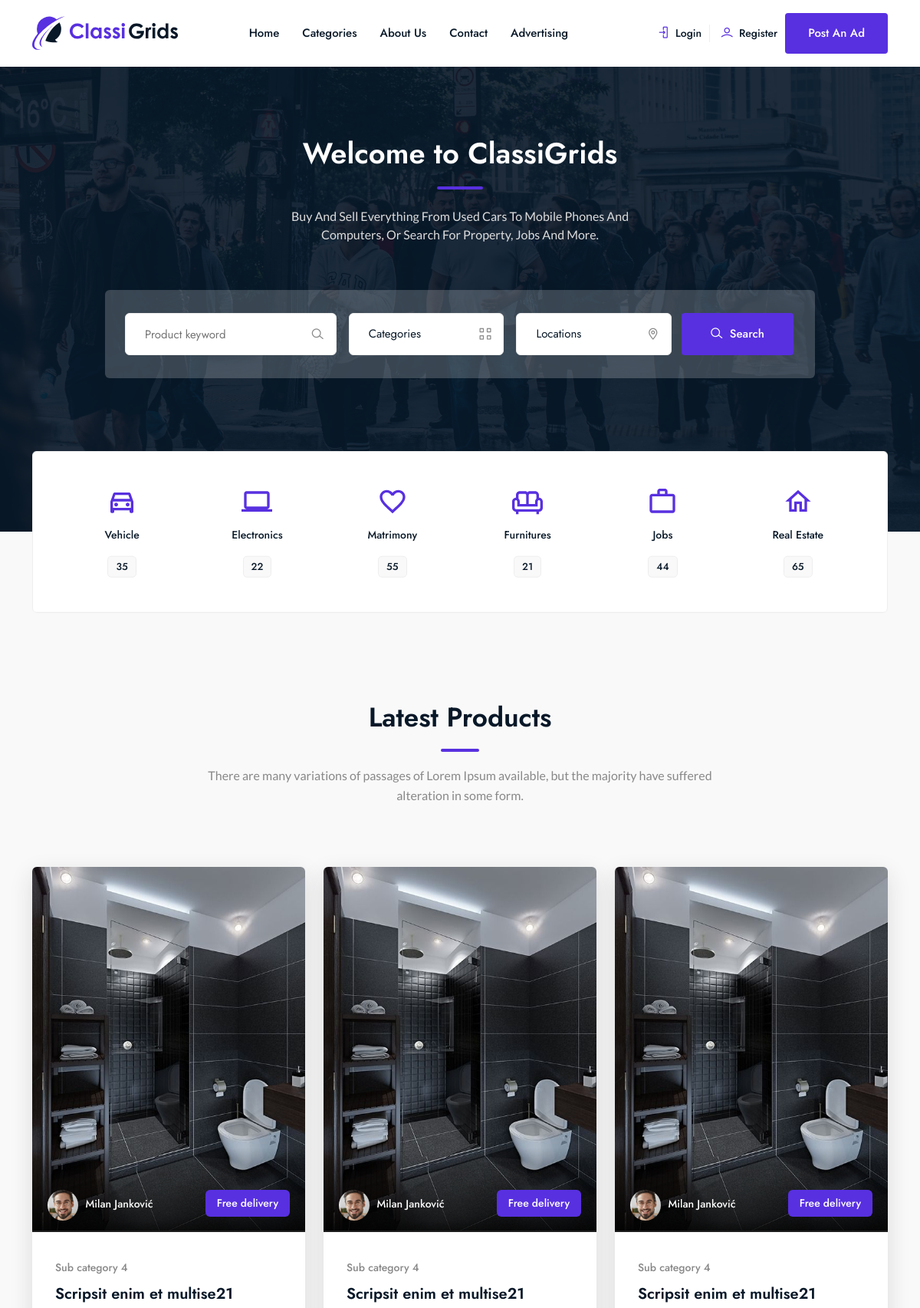
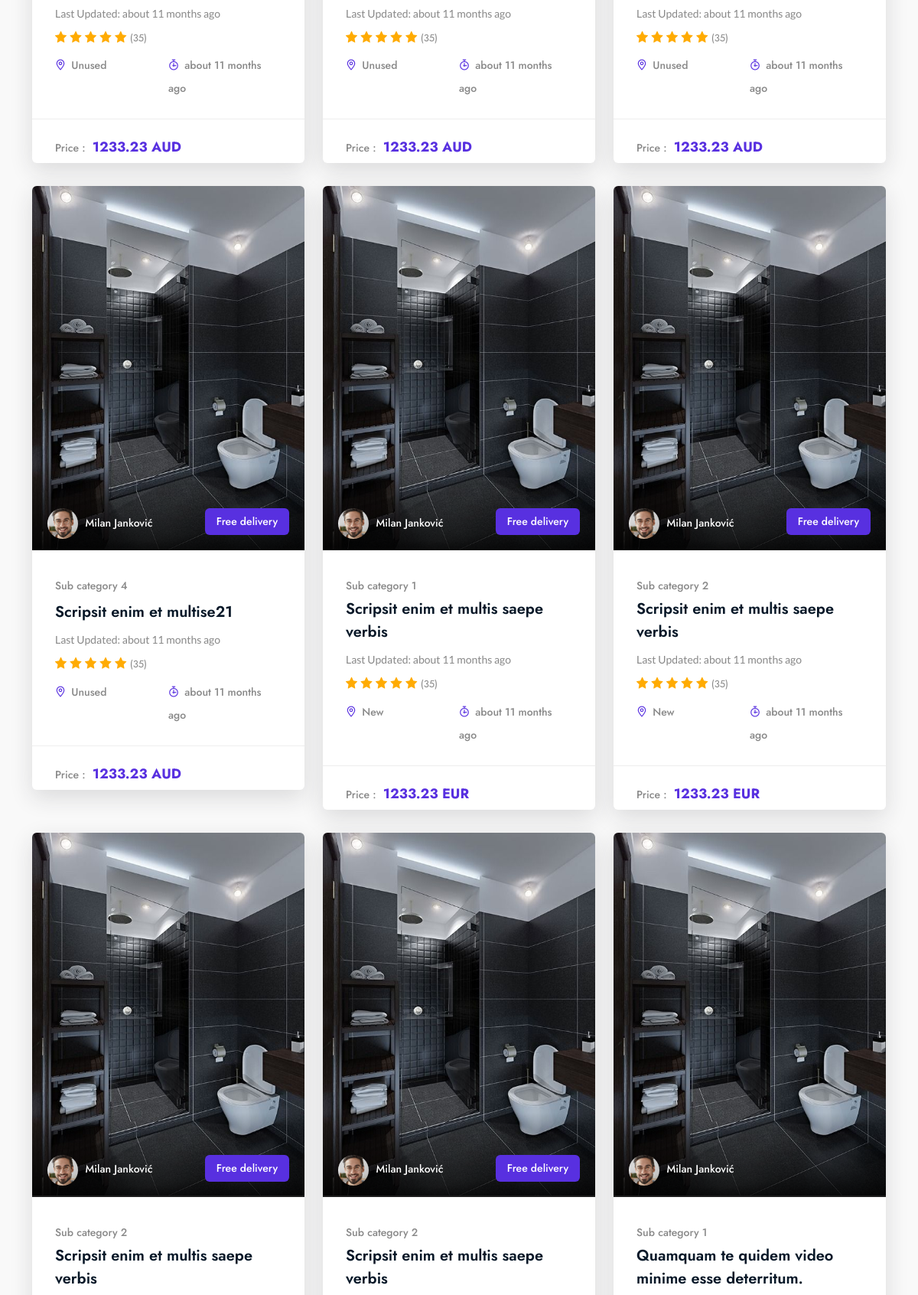
/view-category.php (upper part), run on the app's committed database (2 pictures, top to bottom).
### tables this page shows
CREATE TABLE `ads` (
  `id` int(11) NOT NULL,
  `active` int(11) NOT NULL DEFAULT 1,
  `title` varchar(211) NOT NULL,
  `price` decimal(10,2) NOT NULL,
  `price_type_id` int(11) NOT NULL,
  `currency_id` int(11) NOT NULL,
  `images` text DEFAULT NULL,
  `youtube_link` text NOT NULL,
  `description` text NOT NULL,
  `condition_id` int(11) NOT NULL,
  `sub_category_id` int(11) DEFAULT NULL,
  `amount` int(11) NOT NULL,
  `sending_id` int(11) NOT NULL,
  `payment_id` int(11) NOT NULL,
  `free_delivery` int(11) NOT NULL DEFAULT 0,
  `created_at` datetime NOT NULL,
  `updated_at` datetime NOT NULL,
  `expires_at` datetime NOT NULL,
  `user_id` int(11) NOT NULL,
  `slug` varchar(211) DEFAULT NULL
);

CREATE TABLE `users` (
  `id` int(11) NOT NULL,
  `first_name` varchar(211) NOT NULL,
  `last_name` varchar(211) NOT NULL,
  `state` varchar(211) NOT NULL,
  `city` varchar(211) NOT NULL,
  `postal_code` varchar(211) NOT NULL,
  `address` varchar(211) NOT NULL,
  `email` varchar(211) NOT NULL,
  `phone_number` varchar(211) NOT NULL,
  `password` varchar(211) NOT NULL,
  `banned` int(211) NOT NULL DEFAULT 0,
  `active` int(11) NOT NULL DEFAULT 1,
  `token` varchar(211) DEFAULT NULL,
  `is_admin` int(11) NOT NULL DEFAULT 0,
  `created_at` datetime NOT NULL
);

CREATE TABLE `subcategories` (
  `id` int(11) UNSIGNED NOT NULL,
  `title` varchar(211) NOT NULL,
  `category_id` int(11) UNSIGNED NOT NULL,
  `slug` varchar(211) DEFAULT NULL
);

CREATE TABLE `conditions` (
  `id` int(11) NOT NULL,
  `title` varchar(211) NOT NULL,
  `skug` varchar(211) DEFAULT NULL
);

CREATE TABLE `currencies` (
  `id` int(11) NOT NULL,
  `title` varchar(211) NOT NULL,
  `slug` varchar(211) DEFAULT NULL
);

### classes/ad.class.php (called while the page is built, shortened)
<?php
class Ad extends DbConnect {
public function getSubCategoryDetails($id){
$sql = 'select * from subcategories where id = ? ';
$query = $this -> connect()-> prepare($sql);
$query -> execute([$id]);
$subCategory = $query -> fetch();
return $subCategory;
}
public function getUserDetails($id){
$sql = 'select * from users where id = ? ';
$query = $this -> connect()-> prepare($sql);
$query -> execute([$id]);
$user = $query -> fetch();
return $user;
}
public function getAllAdsInFrontPage(){
$page = isset($_GET['page']) ? (int)$_GET['page'] : 1 ;
$perPage = isset($_GET['per-page'])&& $_GET['per-page'] <= 12 ? (int)$_GET['per-page'] : 12 ;
$start = ( $page > 1 ) ? ($page * $perPage ) - $perPage : 0 ;
$sql = 'select * from ads order by title desc LIMIT :start , :perPage';
$query = $this -> connect() -> prepare($sql);
$query -> bindParam( ':start' , $start , PDO::PARAM_INT);
$query -> bindParam( ':perPage' , $perPage , PDO::PARAM_INT);
$query -> execute();
$ads = $query -> fetchAll();
$sql = 'select * from ads ';
$query = $this -> connect() -> query($sql);
$ads_count = $query ->  fetchAll();
$allAds = count($ads_count);
$pages = ceil( $allAds / $perPage);
return array('pages' => $pages , 'ads' => $ads , 'per-page' => $perPage );
}
public function getCurrencyDetails($currency_id){
	$sql = 'select * from currencies where  id = ? order by title asc';
	$query = $this -> connect() -> prepare($sql);
	$query -> execute([$currency_id]);
	$currency = $query -> fetch();
	return $currency;
}
public function getConditionDetails($condition_id){
	$sql = 'select * from conditions where  id = ? order by title asc';
	$query = $this -> connect() -> prepare($sql);
	$query -> execute([$condition_id]);
	$conition = $query -> fetch();
	return $conition;
}
}

### include/db.inc.php (called while the page is built, shortened)
<?php
class DbConnect {
	private $host = HOST;
	private $dbname = DBNAME;
	private $username = USERNAME;
	private $password = PASSWORD;
	protected function connect() {
		try {
		$sql = 'mysql:host='. $this -> host .';dbname='. $this -> dbname ;
		$pdo = new PDO ( $sql , $this -> username , $this -> password );
		$pdo -> setAttribute( PDO::ATTR_DEFAULT_FETCH_MODE , PDO::FETCH_ASSOC );
		$pdo -> setAttribute ( PDO::ATTR_ERRMODE , PDO::ERRMODE_EXCEPTION );
		$pdo -> exec( 'set names utf8');
		return $pdo;
		} catch ( PDOException $e ){
			echo $e -> getMessage();
		}
	}
}

### include/timeago.class.php (called while the page is built, shortened)
<?php
class get_timeago
{
    private static $seconds = 1;
    private static $minute = 60;
    private static $hour = 3600;
    private static $day = 86400;
    private static $month = 2592000;
    private static $year = 31104000;
    public function get_lang($lang, $r = "")
    {
        $array = array(
          "es" => array("less"=>"Hace menos de 1 segundo",
                       "year"=>"Hace un a&ntilde;o",
                       "month"=>"Hace un mes",
                       "day"=>"Hace un d&iacute;a",
                       "hour"=>"Hace una hora",
                       "minute"=>"Hace un minuto",
                       "second"=>"Hace un segundo"),
          "es2" => array("year", "Hace $r años",
                       "month"=>"Hace $r meses",
                       "day"=>"Hace $r d&iacute;as",
                       "hour"=>"Hace $r horas",
                       "minute"=>"Hace $r minutos",
                       "second"=>"Hace $r segundos"),
          "en" => array("less"=>"less than 1 second ago",
                       "year"=>"about 1 year ago",
                       "month"=>"about 1 month ago",
                       "day"=>"about 1 day ago",
                       "hour"=>"about 1 hour ago",
                       "minute"=>"about 1 minute ago",
                       "second"=>"about 1 second ago"),
          "en2" => array("year"=>"about $r years ago",
                       "month"=>"about $r months ago",
                       "day"=>"about $r days ago",
                       "hour"=>"about $r hours ago",
                       "minute"=>"about $r minutes ago",
                       "second"=>"about $r seconds ago")
          );
        return $array[$lang];
    }
    public function timeago($time, $lang = "en")
    {
        $strtotime = time() - strtotime($time);
        $artime = array(self::$year  =>  'year',
                        self::$month =>  'month',
                        self::$day   =>  'day',
                        self::$hour  =>  'hour',
                        self::$minute=>  'minute',
                        self::$seconds=>  'second');
        foreach($artime as $s => $string)
        {
            $day = $strtotime / $s;
            if($day >= 1)
            {
                $r = round($day);
                $get = self::get_lang(($r > 1) ? $lang."2" : $lang, $r);
                return $get[$string];
            }
        }
    }
}
?>

### partials/__items_grid.php (the view, shortened to what this page needs)
    <section class="items-grid section custom-padding">
        <div class="container">
            <div class="row">
                <div class="col-12">
                    <div class="section-title">
                        <h2 class="wow fadeInUp" data-wow-delay=".4s">Latest Products</h2>
                        <p class="wow fadeInUp" data-wow-delay=".6s">There are many variations of passages of Lorem
                            Ipsum available, but the majority have suffered alteration in some form.</p>
                    </div>
                </div>
            </div>
            <div class="single-head">
                <div class="row">
<?php
$ads = new Ad();
if( count($ads -> getAllAdsInFrontPage()['ads']) > 0 ){
foreach($ads -> getAllAdsInFrontPage()['ads'] as $ad){
$user_id = $ad['user_id'];
$sub_category_id = $ad['sub_category_id'];
$first_name = $ads -> getUserDetails($user_id)['first_name'];
$last_name = $ads -> getUserDetails($user_id)['last_name'];
$subCategory = $ads -> getSubCategoryDetails($sub_category_id)['title'];
?>
                    <div class="col-lg-4 col-md-6 col-12">
                        <div class="single-grid wow fadeInUp" data-wow-delay=".2s">
                            <div class="image">
                                <a href="view-ad.php?id=<?php echo $ad['id']; ?>" class="thumbnail"><img src="uploads/<?php echo current(explode('|' , $ad['images']));  ?>" alt="#"></a>
                                <div class="author">
                                    <div class="author-image">
                                        <a href="view-ad.php?id=<?php echo $ad['id']; ?>"><img src="assets/images/items-grid/author-1.jpg" alt="#">
                                            <span><?php echo $first_name; ?> <?php echo $last_name; ?></span></a>
                                    </div>
                        <?php
if( $ad['free_delivery'] == 1 ){
?>
 <p class="sale">Free delivery</p>
    <?php
}
?>
                                </div>
                            </div>
                            <div class="content">
                                <div class="top-content">
                                    <a href="view-category.php?id=<?php echo $sub_category_id;  ?>" class="tag"><?php echo $subCategory; ?></a>
                                    <h3 class="title">
                                        <a href="view-ad.php?id=<?php echo $ad['id']; ?>"><?php echo $ad['title'] ?></a>
                                    </h3>
                                    <p class="update-time">Last Updated:
<?php echo $timeago->timeago($ad['updated_at']); ?>
                                    </p>
                                    <ul class="rating">
                                        <li><i class="lni lni-star-filled"></i></li>
                                        <li><i class="lni lni-star-filled"></i></li>
                                        <li><i class="lni lni-star-filled"></i></li>
                                        <li><i class="lni lni-star-filled"></i></li>
                                        <li><i class="lni lni-star-filled"></i></li>
                                        <li><a href="javascript:void(0)">(35)</a></li>
                                    </ul>
                                    <ul class="info-list">
                                        <li><a href="javascript:void(0)"><i class="lni lni-map-marker"></i>
<?php echo $ads -> getConditionDetails($ad['condition_id'])['title']; ?>
                                        </a></li>
                                        <li><a href="javascript:void(0)"><i class="lni lni-timer"></i>
<?php echo $timeago->timeago($ad['created_at']); ?>
                                          </a></li>
                                    </ul>
                                </div>
                                <div class="bottom-content">
                                    <p class="price">Price : <span><?php echo $ad['price'] ?>
                                <?php echo $ads -> getCurrencyDetails($ad['currency_id'])['slug']; ?></span></p>
                                </div>
                            </div>
                        </div>
                    </div>
<?php
}
?>
<?php
} else {
    echo 'There is no ads.';
}
 ?>
                </div>
            </div>
        </div>
    </section>

### data on the page
ads: user.first_name "Milan", user.last_name "Janković", free_delivery "Free delivery", sub_category.title "Sub category 4", title "Scripsit enim et multise21", updated_at "about 11 months ago", condition.title "Unused", created_at "about 11 months ago", price "1233.23", currency.slug "AUD"
ads: user.first_name "Milan", user.last_name "Janković", free_delivery "Free delivery", sub_category.title "Sub category 4", title "Scripsit enim et multise21", updated_at "about 11 months ago", condition.title "Unused", created_at "about 11 months ago", price "1233.23", currency.slug "AUD"
ads: user.first_name "Milan", user.last_name "Janković", free_delivery "Free delivery", sub_category.title "Sub category 4", title "Scripsit enim et multise21", updated_at "about 11 months ago", condition.title "Unused", created_at "about 11 months ago", price "1233.23", currency.slug "AUD"
ads: user.first_name "Milan", user.last_name "Janković", free_delivery "Free delivery", sub_category.title "Sub category 4", title "Scripsit enim et multise21", updated_at "about 11 months ago", condition.title "Unused", created_at "about 11 months ago", price "1233.23", currency.slug "AUD"
ads: user.first_name "Milan", user.last_name "Janković", free_delivery "Free delivery", sub_category.title "Sub category 1", title "Scripsit enim et multis saepe verbis", updated_at "about 11 months ago", condition.title "New", created_at "about 11 months ago", price "1233.23", currency.slug "EUR"
ads: user.first_name "Milan", user.last_name "Janković", free_delivery "Free delivery", sub_category.title "Sub category 2", title "Scripsit enim et multis saepe verbis", updated_at "about 11 months ago", condition.title "New", created_at "about 11 months ago", price "1233.23", currency.slug "EUR"
ads: user.first_name "Milan", user.last_name "Janković", free_delivery "Free delivery", sub_category.title "Sub category 2", title "Scripsit enim et multis saepe verbis"
ads: user.first_name "Milan", user.last_name "Janković", free_delivery "Free delivery", sub_category.title "Sub category 2", title "Scripsit enim et multis saepe verbis"
ads: user.first_name "Milan", user.last_name "Janković", sub_category.title "Sub category 1", title "Quamquam te quidem video minime esse deterritum."
